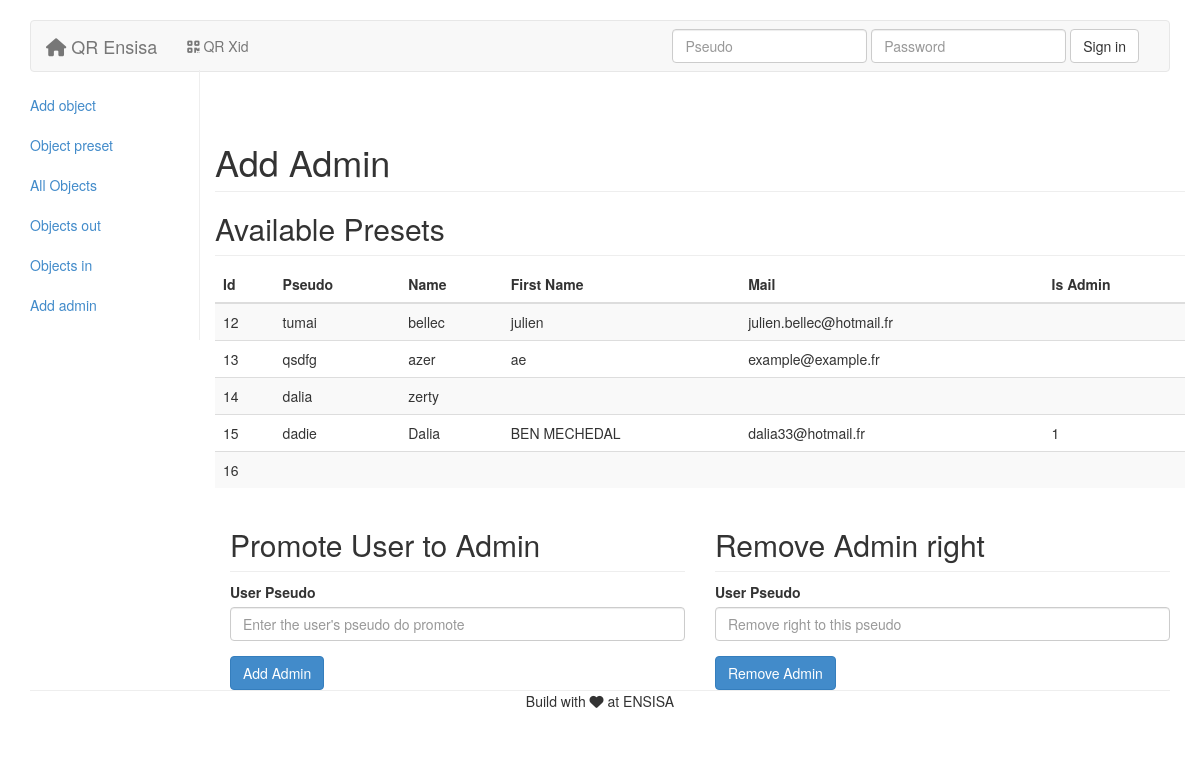
Screenshot of /admin.php?sec=add_admin with the database file from the repository.
### tables this page shows
CREATE TABLE IF NOT EXISTS `user` (
  `id` int(255) NOT NULL AUTO_INCREMENT,
  `admin` tinyint(1) DEFAULT NULL,
  `name` varchar(255) NOT NULL,
  `lastname` varchar(255) NOT NULL,
  `pseudo` varchar(255) NOT NULL,
  `email` varchar(255) NOT NULL,
  `password` varchar(255) NOT NULL,
  `phone` int(11) NOT NULL,
  `adress` varchar(255) NOT NULL,
  `image` varchar(255) NOT NULL,
  `description` varchar(255) NOT NULL,
  `titre` varchar(255) NOT NULL,
  `network` varchar(255) NOT NULL,
  `promo` varchar(255) NOT NULL,
  `lienf` varchar(255) NOT NULL,
  `lient` varchar(255) NOT NULL,
  PRIMARY KEY (`id`),
  UNIQUE KEY `pseudo` (`pseudo`)
);

### includes/admin/add_admin.php (the view)
<h1 class="page-header">Add Admin</h1>
<?php include 'includes/mysql.php';
    $users = $connect->query('SELECT * FROM user'); ?>
<h2 class="sub-header">Available Presets</h2>
<div class="table-responsive">
    <table class="table table-striped">
        <thead>
            <tr>
                <th>Id</th>
                <th>Pseudo</th>
                <th>Name</th>
                <th>First Name</th>
                <th>Mail</th>
                <th>Is Admin</th>
            </tr>
        </thead>
        <tbody>
            <?php while ($fetched = $users->fetch()){?>
            <tr>
                <td><?php echo $fetched['id']; ?></td>
                <td><?php echo $fetched['pseudo']; ?></td>
                <td><?php echo $fetched['name']; ?></td>
                <td><?php echo $fetched['lastname']; ?></td>
                <td><?php echo $fetched['email']; ?></td>
                <td><?php echo $fetched['admin']; ?></td>
            </tr>
        <?php }
        $users->closeCursor();?>
        </tbody>
    </table>
</div>
<div class="col-md-6">
    <h2 class="sub-header">Promote User to Admin</h2>
    <form role="form" method="post" action="includes/admin/act_add_admin.php">
        <div class="form-group">
            <label for="userPseudo">User Pseudo</label>
            <input type="text" class="form-control" name="pseudo" placeholder="Enter the user's pseudo do promote">
        </div>
        <button type="submit" class="btn btn-primary">Add Admin</button>
    </form>
</div>
<div class="col-md-6">
    <h2 class="sub-header">Remove Admin right</h2>
    <form role="form" method="post" action="includes/admin/act_del_admin.php">
        <div class="form-group">
            <label for="userPseudo">User Pseudo</label>
            <input type="text" class="form-control" name="pseudo" placeholder="Remove right to this pseudo">
        </div>
        <button type="submit" class="btn btn-primary">Remove Admin</button>
    </form>
</div>

### css/projet.css (style rules this page uses)
form { max-width: 500px; min-width: 50px; }
body { padding-top: 20px; padding-bottom: 20px; }

### css/admin_panel.css (style rules this page uses)
.sub-header { padding-bottom: 10px; border-bottom: 1px solid #eee; }

### rows the page displays
user: id "12", pseudo "tumai", name "bellec", lastname "julien", email "julien.bellec@hotmail.fr"
user: id "13", pseudo "qsdfg", name "azer", lastname "ae", email "example@example.fr"
user: id "14", pseudo "dalia", name "zerty"
user: id "15", pseudo "dadie", name "Dalia", lastname "BEN MECHEDAL", email "dalia33@hotmail.fr", admin "1"
user: id "16"
